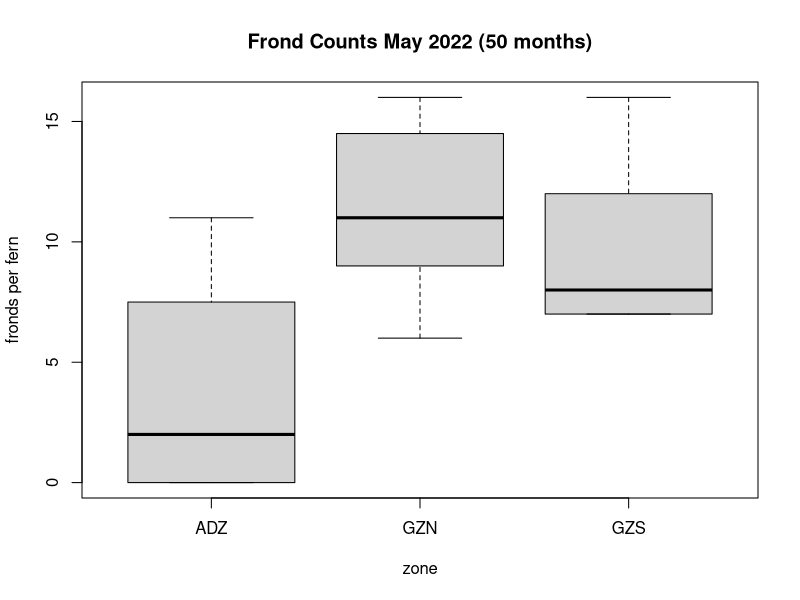
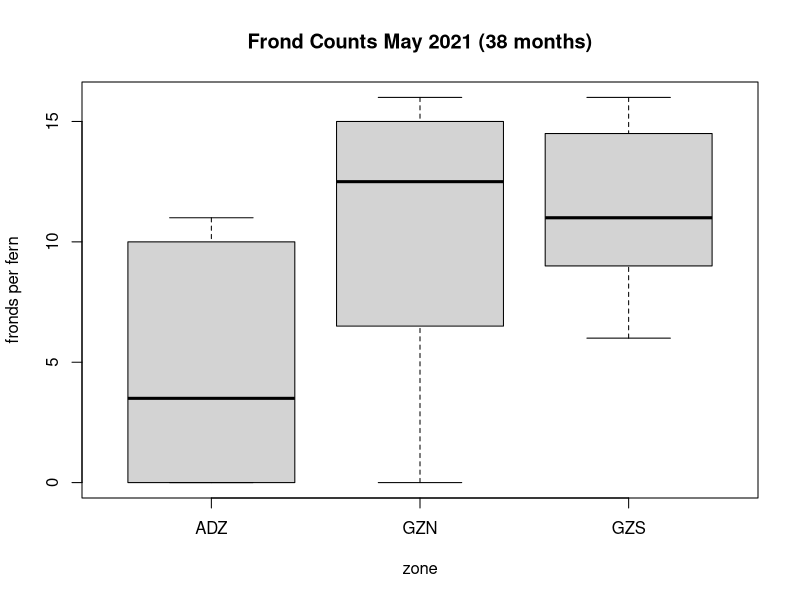
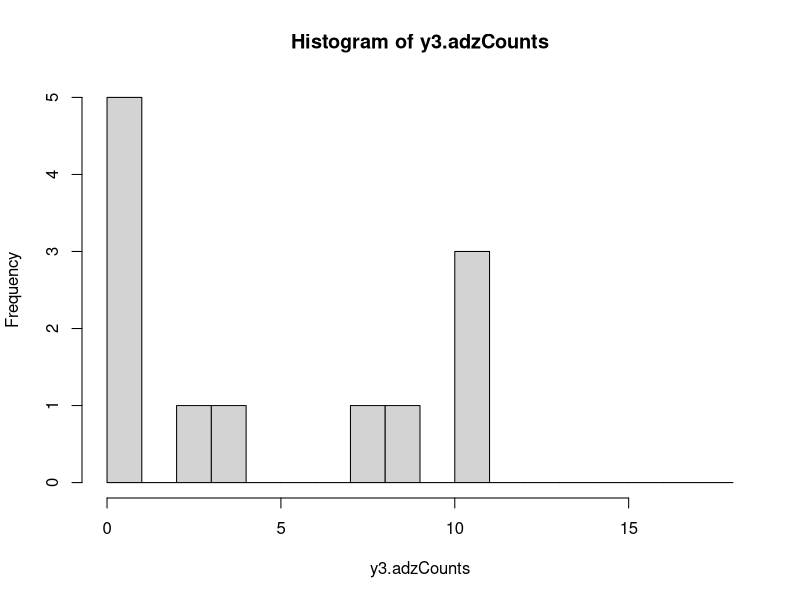
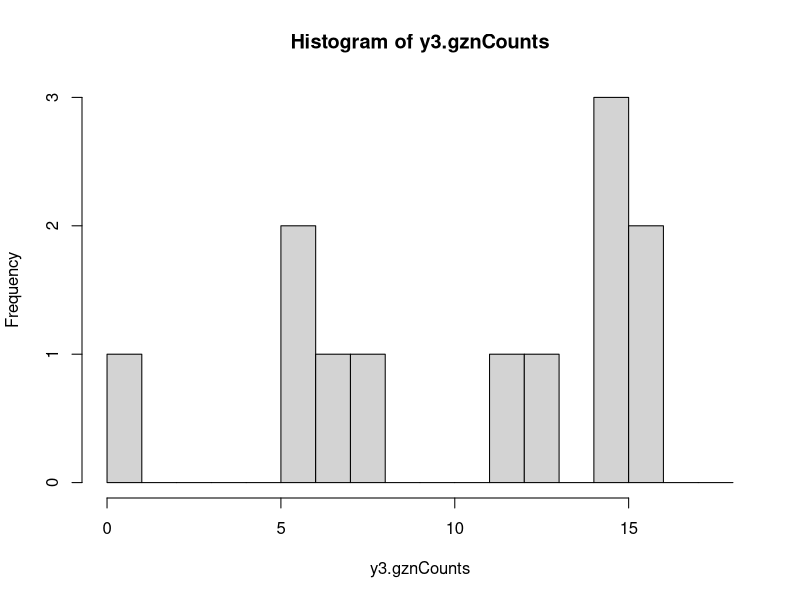
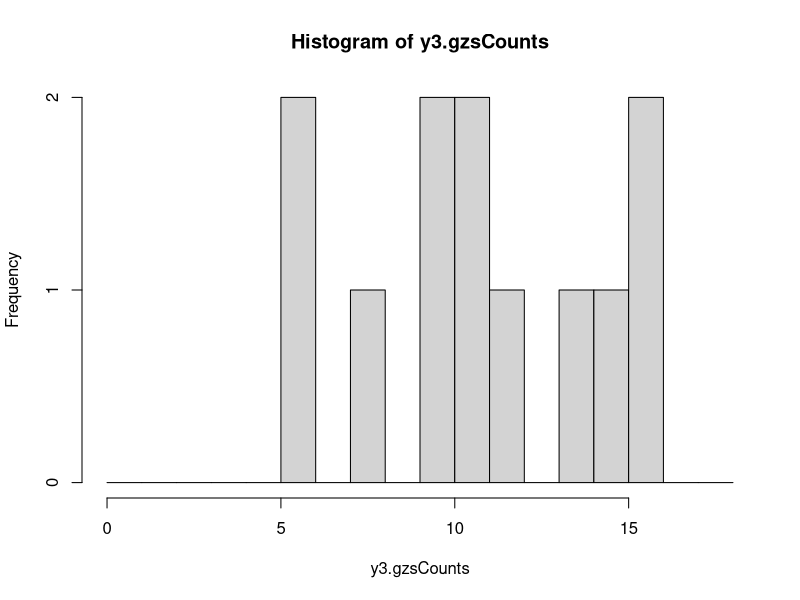

Write the R code that produced these figures, in order.
tbl <- read.table("frondCounts.tsv", sep="\t", as.is=TRUE, header=TRUE)

y3.adzCounts <- as.integer(tbl[3, 3:14])
y3.gznCounts <- as.integer(tbl[6, 3:14])
y3.gzsCounts <- as.integer(tbl[7, 3:14])

adzMean <- sum(y3.adzCounts)/12
gzsMean <- sum(y3.gzsCounts)/12
gznMean <- sum(y3.gznCounts)/12

y4.adzCounts <- as.integer(tbl[4, 3:14])
y4.gznCounts <- as.integer(tbl[7, 3:14])
y4.gzsCounts <- as.integer(tbl[10, 3:14])


boxplot(y4.adzCounts, y4.gznCounts, y4.gzsCounts, main="Frond Counts May 2022 (50 months)", xlab="zone",
        ylab="fronds per fern", names=c("ADZ", "GZN", "GZS"))

boxplot(y3.adzCounts, y3.gznCounts, y3.gzsCounts, main="Frond Counts May 2021 (38 months)", xlab="zone",
        ylab="fronds per fern", names=c("ADZ", "GZN", "GZS"))

t.test(y3.adzCounts, c(y3.gzsCounts, y3.gznCounts))$p.value  # [1] 0.0008698714

table(y3.adzCounts)
table(y3.gznCounts)
table(y3.gzsCounts)

hist(y3.adzCounts, breaks=0:18)
hist(y3.gznCounts, breaks=0:18)
hist(y3.gzsCounts, breaks=0:18)

